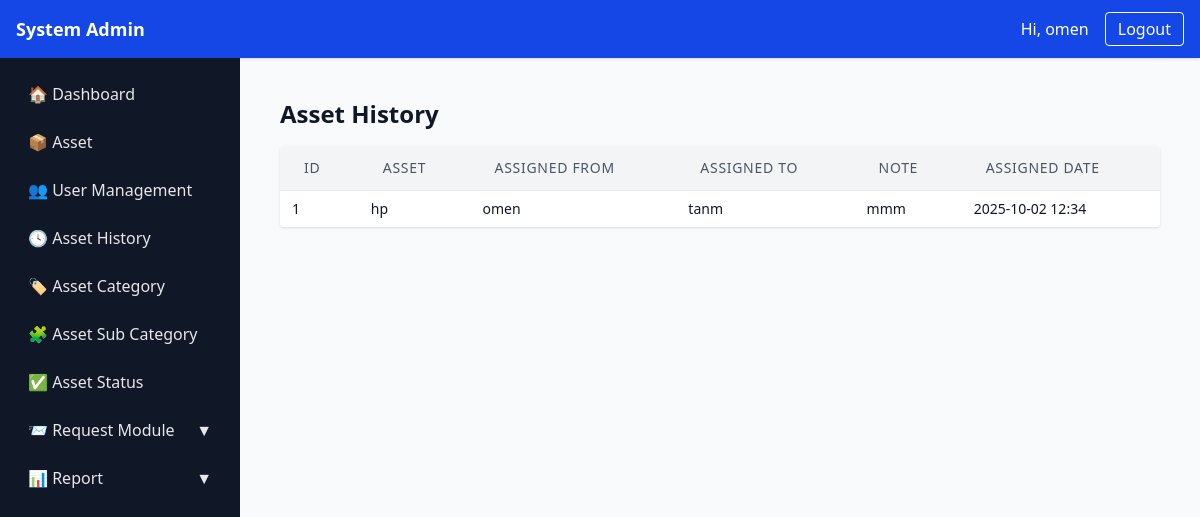
The app's page /assets/history/ (signed in) with its own data.
### asset1/models.py (models this page shows, shortened)
class AssignmentHistory(models.Model):
    asset = models.ForeignKey(Asset, on_delete=models.CASCADE, related_name="history")
    assigned_from = models.ForeignKey(settings.AUTH_USER_MODEL, null=True, blank=True,
                                      on_delete=models.SET_NULL, related_name="+")
    assigned_to = models.ForeignKey(settings.AUTH_USER_MODEL, null=True, blank=True,
                                    on_delete=models.SET_NULL, related_name="+")
    note = models.TextField(blank=True)
    created_at = models.DateTimeField(auto_now_add=True)
    class Meta:
        ordering = ["-created_at"]

class Asset(models.Model):
    STATUS_AVAILABLE = "available"
    STATUS_ASSIGNED = "assigned"
    STATUS_MAINTENANCE = "maintenance"
    STATUS_LOST = "lost"
    STATUS_RETIRED = "retired"
    STATUS_CHOICES = [
        (STATUS_AVAILABLE, "Available"),
        (STATUS_ASSIGNED, "Assigned"),
        (STATUS_MAINTENANCE, "Maintenance"),
        (STATUS_LOST, "Lost"),
        (STATUS_RETIRED, "Retired"),
    ]
    uuid = models.UUIDField(default=uuid.uuid4, editable=False, unique=True)
    name = models.CharField(max_length=200)
    category = models.ForeignKey(Category, on_delete=models.PROTECT, related_name="assets")
    serial_number = models.CharField(max_length=200, blank=True, null=True, unique=True)
    description = models.TextField(blank=True)
    location = models.ForeignKey(Location, on_delete=models.SET_NULL, null=True, blank=True)
    status = models.CharField(max_length=32, choices=STATUS_CHOICES, default=STATUS_AVAILABLE)
    assigned_to = models.ForeignKey(settings.AUTH_USER_MODEL, null=True, blank=True,
                                    on_delete=models.SET_NULL, related_name="assigned_assets")
    acquired_date = models.DateField(null=True, blank=True)
    purchase_price = models.DecimalField(max_digits=12, decimal_places=2, null=True, blank=True)
    is_active = models.BooleanField(default=True)
    created_at = models.DateTimeField(auto_now_add=True)
    updated_at = models.DateTimeField(auto_now=True)

### asset1/views.py (the view)
# urls.py: path('assets/history/', views.asset_history, name='asset_history'),
@login_required
def asset_history(request):
    history = AssignmentHistory.objects.select_related("asset","assigned_to").all()
    return render(request, 'asset1/asset_history.html', {"history": history})

### asset1/templates/asset1/asset_history.html
{% extends "asset1/sidebar.html" %}
{% block page_content %}
<div class="p-4">
  <h2 class="text-2xl font-semibold mb-4">Asset History</h2>
  {% if history %}
  <div class="overflow-x-auto bg-white rounded shadow">
    <table class="min-w-full divide-y divide-gray-200 rounded-lg shadow-sm">
      <thead class="bg-gray-100">
        <tr>
          <th class="px-6 py-3 text-left text-sm font-medium text-gray-600 uppercase tracking-wider">ID</th>
          <th class="px-6 py-3 text-left text-sm font-medium text-gray-600 uppercase tracking-wider">Asset</th>
          <th class="px-6 py-3 text-left text-sm font-medium text-gray-600 uppercase tracking-wider">Assigned From</th>
          <th class="px-6 py-3 text-left text-sm font-medium text-gray-600 uppercase tracking-wider">Assigned To</th>
          <th class="px-6 py-3 text-left text-sm font-medium text-gray-600 uppercase tracking-wider">Note</th>
          <th class="px-6 py-3 text-left text-sm font-medium text-gray-600 uppercase tracking-wider">Assigned Date</th>
        </tr>
      </thead>
      <tbody class="bg-white divide-y divide-gray-200">
        {% for req in history %}
        <tr class="hover:bg-gray-100">
          <td class="py-2 px-3 text-sm">{{ forloop.counter }}</td>
          <td class="py-2 px-3 text-sm">{{ req.asset.name }}</td>
          <td class="py-2 px-3 text-sm">{{ req.assigned_from }}</td>
          <td class="py-2 px-3 text-sm">{{ req.assigned_to }}</td>
          <td class="py-2 px-3 text-sm">{{ req.note|default:"—" }}</td>
          <td class="py-2 px-3 text-sm">{{ req.created_at|date:"Y-m-d H:i" }}</td>
        </tr>
        {% empty %}
        <tr>
          <td colspan="6" class="py-4 px-3 text-center text-gray-500">No history found.</td>
        </tr>
        {% endfor %}
      </tbody>
    </table>
  </div>
  {% else %}
    <p class="text-gray-500">No history found.</p>
  {% endif %}
</div>
{% endblock %}

### asset1/templates/asset1/sidebar.html (shortened to what this page needs)
{% extends "asset1/base.html" %} {% block navbar %}
<nav class="bg-blue-700 text-white shadow ml-72">
  <div class="max-w-7xl mx-auto px-4 py-3 flex justify-between items-center">
    <h3 class="text-lg font-semibold">System Admin</h3>
    <div class="flex items-center space-x-4">
      <span>Hi, {{ user.get_username }}</span>
      <form method="post" action="{% url 'asset1:logout' %}">
        <button
          type="submit"
          class="px-3 py-1 border border-white rounded hover:bg-white hover:text-blue-700 transition"
        >
          Logout
        </button>
      </form>
    </div>
  </div>
</nav>
{% endblock %} {% block content %}
<div class="flex min-h-screen">
  <aside class="w-60 bg-gray-900 text-gray-200 p-4 space-y-2">
    <a
      href="{% url 'asset1:dashboard' %}"
      class="block px-3 py-2 rounded hover:bg-gray-800"
      >🏠 Dashboard</a
    >
    <a
      href="{% url 'asset1:asset_list' %}"
      class="block px-3 py-2 rounded hover:bg-gray-800"
      >📦 Asset</a
    >
    <a
      href="{% url 'asset1:employee_list' %}"
      class="block px-3 py-2 rounded hover:bg-gray-800"
      >👥 User Management</a
    >
    <a
      href="{% url 'asset1:asset_history' %}"
      class="block px-3 py-2 rounded hover:bg-gray-800"
      >🕓 Asset History</a
    >
    <a
      href="{% url 'asset1:asset_category' %}"
      class="block px-3 py-2 rounded hover:bg-gray-800"
      >🏷️ Asset Category</a
    >
    <a
      href="{% url 'asset1:subcategory_list' %}"
      class="block px-3 py-2 rounded hover:bg-gray-800"
      >🧩 Asset Sub Category</a
    >
    <a
      href="{% url 'asset1:asset_status' %}"
      class="block px-3 py-2 rounded hover:bg-gray-800"
      >✅ Asset Status</a
    >
    <details class="group">
      <summary
        class="cursor-pointer px-3 py-2 rounded hover:bg-gray-800 flex justify-between items-center"
      >
        <span>📨 Request Module</span>
        <span class="group-open:rotate-180 transition-transform">▼</span>
      </summary>
    </details>
    <details class="group">
      <summary
        class="cursor-pointer px-3 py-2 rounded hover:bg-gray-800 flex justify-between items-center"
      >
        <span>📊 Report</span>
        <span class="group-open:rotate-180 transition-transform">▼</span>
      </summary>
    </details>
  </aside>
  <main class="flex-1 p-6">
    {% block page_content %}{% endblock %}
  </main>
</div>
{% endblock %}

### records on screen
AssignmentHistory: asset.name "hp", assigned_from "omen", assigned_to "tanm", note "mmm", created_at "2025-10-02 12:34"

### other values on screen
{{ user.get_username }} "omen"
